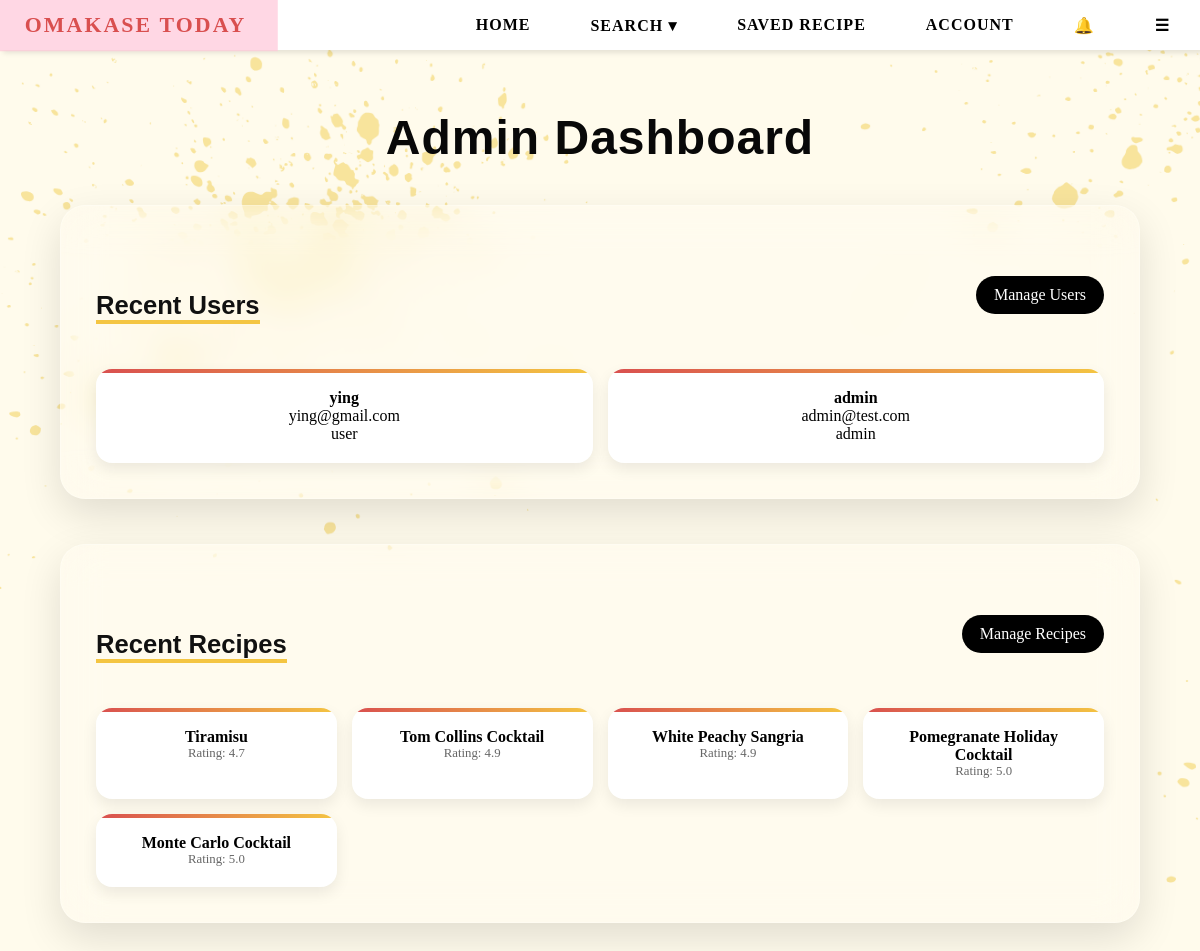
Page /admin (signed in) on the committed database.
### tables this page shows
CREATE TABLE users (
        email TEXT PRIMARY KEY,
        username TEXT,
        password TEXT,
        bio TEXT,
        profile_pic TEXT,
        role TEXT DEFAULT 'user'
    , reset_token TEXT, reset_used INTEGER DEFAULT 0, reset_viewed INTEGER DEFAULT 0);

### app.py (the view)
@app.route("/admin")
def admin():
    if session.get("role") != "admin":
        return "403 Forbidden"
    conn = sqlite3.connect(DB_PATH)
    c = conn.cursor()
    c.execute("SELECT email, username, role FROM users ORDER BY rowid DESC LIMIT 5")   #sqlite
    recent_users = c.fetchall()
    conn.close()
    recent_recipes = Recipe.query.order_by(Recipe.id.desc()).limit(5).all()  #recipes(SQLAIchemy)
    return render_template(
        "admin.html",
        recent_users=recent_users,
        recent_recipes=recent_recipes
    )

### app.py (called while the page is built)
@app.context_processor
def inject_notifications():
    if "user" not in session:
        return dict(
            new_notifications=[],
            old_notifications=[],
            notif_count=0
        )
    conn = sqlite3.connect(DB_PATH)
    c = conn.cursor()
    c.execute("""
        SELECT message, is_read, created_at
        FROM notifications
        WHERE user_email = ?
        ORDER BY created_at DESC
        LIMIT 5
    """, (session["user"],))
    rows = c.fetchall()
    new_notifs = [n for n in rows if n[1] == 0]
    old_notifs = [n for n in rows if n[1] == 1]
    c.execute("""
        SELECT COUNT(*) FROM notifications
        WHERE user_email = ? AND is_read = 0
    """, (session["user"],))
    count = c.fetchone()[0]
    conn.close()
    return dict(
        new_notifications=new_notifs,
        old_notifications=old_notifs,
        notif_count=count
    )

### templates/admin.html
{% extends "base.html" %}
{% block content %}
<div class="admin-dashboard">
    <h1 class="admin-title">Admin Dashboard</h1>
    <div class="admin-section">
        <div class="section-header">
            <h2>Recent Users</h2>
            <a href="/admin/users" class="manage-btn">Manage Users</a>
        </div>
        <div class="card-grid">
            {% for user in recent_users %}
            <div class="mini-card">
                <p><b>{{ user[1] }}</b></p>
                <p class="muted">{{ user[0] }}</p>
                <span class="badge">{{ user[2] }}</span>
            </div>
            {% endfor %}
        </div>
    </div>
    <div class="admin-section">
        <div class="section-header">
            <h2>Recent Recipes</h2>
            <a href="/admin/recipes" class="manage-btn">Manage Recipes</a>
        </div>
        <div class="card-grid">
            {% for r in recent_recipes %}
            <div class="mini-card">
                <p><b>{{ r.name }}</b></p>
                <p style="font-size: 0.8rem; color: #666;">Rating: {{ r.rating }}</p>
            </div>
            {% endfor %}
        </div>
    </div>
</div>
{% endblock %}

### static/css/style.css (style rules this page uses)
* { margin: 0; padding: 0; font-family: 'DM Serif Display', serif; }
html { text-align: center; }
body { height: 100%; background-image: url(../css/picture/background.png); background-size: cover; margin: 0; }
h2 { font-family: 'Montserrat', sans-serif; margin-top: 50px; font-size: 2rem; color: #111; border-bottom: 4px solid #f4c542; display: inline-block; margin-bottom: 25px; }
h1 { font-family: 'Fredoka', sans-serif; font-weight: 700; font-size: 3rem; margin-bottom: 15px; color: #111; }
h1 { margin-top: 50px !important; text-align: center !important; }
.admin-dashboard { width: 90%; margin: 60px auto; }
.admin-title { text-align: left; font-size: 3rem; margin-bottom: 40px; color: #080808; letter-spacing: 1px; }
.admin-section { background: rgba(255,255,255,0.12); backdrop-filter: blur(20px); border-radius: 25px; padding: 35px; margin-bottom: 45px; border: 1px solid rgba(255,255,255,0.25); box-shadow: 0 15px 40px rgba(0,0,0,0.12); transition: 0.3s ease; }
.section-header { display: flex; justify-content: space-between; align-items: center; margin-bottom: 20px; }
.section-header h2 { font-size: 1.6rem; }
.manage-btn { padding: 10px 18px; background: black; color: white; border-radius: 999px; text-decoration: none; transition: 0.3s; }
.card-grid { display: grid; grid-template-columns: repeat(auto-fit, minmax(220px, 1fr)); gap: 15px; }
.mini-card { background: white; padding: 20px; border-radius: 16px; box-shadow: 0 6px 15px rgba(0,0,0,0.08); transition: 0.3s ease; position: relative; overflow: hidden; }
.mini-card::before { content: ""; position: absolute; top: 0; left: 0; height: 4px; width: 100%; background: linear-gradient(90deg, #d94f4f, #f4c542); }

### rows in the picture
users: username "ying", email "ying@gmail.com", role "user"
users: username "admin", email "admin@test.com", role "admin"

### other values in the picture
{{ r.name }} "Tiramisu" "Tom Collins Cocktail" "White Peachy Sangria" "Pomegranate Holiday Cocktail" "Monte Carlo Cocktail"
{{ r.rating }} "4.7" "4.9" "4.9" "5.0" "5.0"
